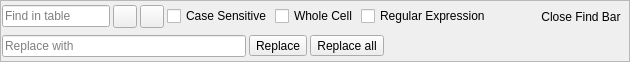
    <widget class="QFrame" name="frameFind">
     <property name="maximumSize">
      <size>
       <width>16777215</width>
       <height>62</height>
      </size>
     </property>
     <property name="frameShape">
      <enum>QFrame::StyledPanel</enum>
     </property>
     <property name="frameShadow">
      <enum>QFrame::Raised</enum>
     </property>
     <layout class="QVBoxLayout">
      <property name="spacing">
       <number>1</number>
      </property>
      <property name="leftMargin">
       <number>1</number>
      </property>
      <property name="topMargin">
       <number>1</number>
      </property>
      <property name="rightMargin">
       <number>1</number>
      </property>
      <property name="bottomMargin">
       <number>1</number>
      </property>
      <item>
       <widget class="QWidget" name="widgetFind" native="true">
        <layout class="QHBoxLayout" name="layoutFind">
         <property name="spacing">
          <number>3</number>
         </property>
         <property name="leftMargin">
          <number>0</number>
         </property>
         <property name="topMargin">
          <number>0</number>
         </property>
         <property name="rightMargin">
          <number>0</number>
         </property>
         <property name="bottomMargin">
          <number>0</number>
         </property>
         <item>
          <widget class="QLineEdit" name="editFindExpression">
           <property name="contextMenuPolicy">
            <enum>Qt::DefaultContextMenu</enum>
           </property>
           <property name="whatsThis">
            <string>Text pattern to find considering the checks in this frame</string>
           </property>
           <property name="placeholderText">
            <string>Find in table</string>
           </property>
           <property name="clearButtonEnabled">
            <bool>true</bool>
           </property>
          </widget>
         </item>
         <item>
          <widget class="QToolButton" name="buttonFindPrevious">
           <property name="toolTip">
            <string>Find previous match [Shift+F3]</string>
           </property>
           <property name="whatsThis">
            <string>Find previous match with wrapping</string>
           </property>
           <property name="icon">
            <iconset resource="icons/icons.qrc">
             <normaloff>:/icons/up</normaloff>:/icons/up</iconset>
           </property>
           <property name="shortcut">
            <string>Shift+F3</string>
           </property>
          </widget>
         </item>
         <item>
          <widget class="QToolButton" name="buttonFindNext">
           <property name="toolTip">
            <string>Find next match [Enter, F3]</string>
           </property>
           <property name="whatsThis">
            <string>Find next match with wrapping</string>
           </property>
           <property name="icon">
            <iconset resource="icons/icons.qrc">
             <normaloff>:/icons/down</normaloff>:/icons/down</iconset>
           </property>
           <property name="shortcut">
            <string>F3</string>
           </property>
          </widget>
         </item>
         <item>
          <widget class="QCheckBox" name="checkFindCaseSensitive">
           <property name="whatsThis">
            <string>The found pattern must match in letter case</string>
           </property>
           <property name="text">
            <string>Case Sensitive</string>
           </property>
          </widget>
         </item>
         <item>
          <widget class="QCheckBox" name="checkFindWholeCell">
           <property name="whatsThis">
            <string>The found pattern must be a whole word</string>
           </property>
           <property name="text">
            <string>Whole Cell</string>
           </property>
          </widget>
         </item>
         <item>
          <widget class="QCheckBox" name="checkFindRegEx">
           <property name="toolTip">
            <string>Interpret search pattern as a regular expression</string>
           </property>
           <property name="whatsThis">
            <string>&lt;html&gt;&lt;head/&gt;&lt;body&gt;&lt;p&gt;When checked, the pattern to find is interpreted as a UNIX regular expression. See &lt;a href=&quot;https://en.wikibooks.org/wiki/Regular_Expressions&quot;&gt;Regular Expression in Wikibooks&lt;/a&gt;.&lt;/p&gt;&lt;/body&gt;&lt;/html&gt;</string>
           </property>
           <property name="text">
            <string>Regular Expression</string>
           </property>
          </widget>
         </item>
         <item>
          <spacer name="horizontalSpacer_1">
           <property name="orientation">
            <enum>Qt::Horizontal</enum>
           </property>
           <property name="sizeHint" stdset="0">
            <size>
             <width>40</width>
             <height>20</height>
            </size>
           </property>
          </spacer>
         </item>
         <item>
          <widget class="QToolButton" name="buttonFindClose">
           <property name="toolTip">
            <string>Close Find Bar</string>
           </property>
           <property name="text">
            <string>Close Find Bar</string>
           </property>
           <property name="icon">
            <iconset resource="icons/icons.qrc">
             <normaloff>:/icons/close</normaloff>:/icons/close</iconset>
           </property>
           <property name="autoRaise">
            <bool>true</bool>
           </property>
          </widget>
         </item>
        </layout>
       </widget>
      </item>
      <item>
       <widget class="QWidget" name="widgetReplace" native="true">
        <layout class="QHBoxLayout" name="layoutReplace">
         <property name="spacing">
          <number>3</number>
         </property>
         <property name="leftMargin">
          <number>0</number>
         </property>
         <property name="topMargin">
          <number>0</number>
         </property>
         <property name="rightMargin">
          <number>0</number>
         </property>
         <property name="bottomMargin">
          <number>0</number>
         </property>
         <item>
          <widget class="QLineEdit" name="editReplaceExpression">
           <property name="contextMenuPolicy">
            <enum>Qt::DefaultContextMenu</enum>
           </property>
           <property name="whatsThis">
            <string>Text to replace with</string>
           </property>
           <property name="placeholderText">
            <string>Replace with</string>
           </property>
           <property name="clearButtonEnabled">
            <bool>true</bool>
           </property>
          </widget>
         </item>
         <item>
          <widget class="QToolButton" name="buttonReplaceNext">
           <property name="toolTip">
            <string>Replace next match</string>
           </property>
           <property name="text">
            <string>Replace</string>
           </property>
          </widget>
         </item>
         <item>
          <widget class="QToolButton" name="buttonReplaceAll">
           <property name="toolTip">
            <string>Replace all matches</string>
           </property>
           <property name="text">
            <string>Replace all</string>
           </property>
          </widget>
         </item>
         <item>
          <spacer name="horizontalSpacer_3">
           <property name="orientation">
            <enum>Qt::Horizontal</enum>
           </property>
           <property name="sizeHint" stdset="0">
            <size>
             <width>40</width>
             <height>20</height>
            </size>
           </property>
          </spacer>
         </item>
        </layout>
       </widget>
      </item>
     </layout>
    </widget>
